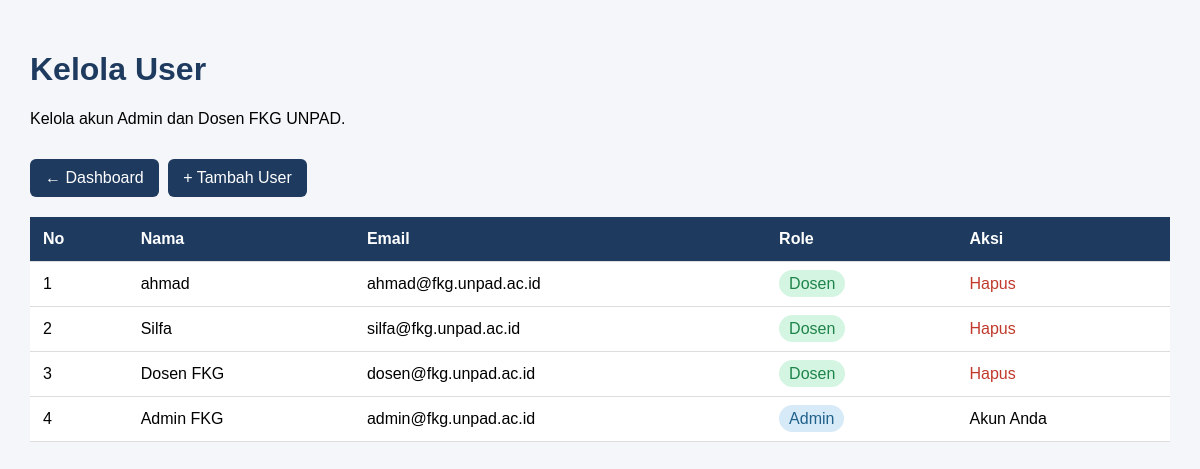
Page /admin/user.php (signed in) on the committed database.
### tables this page shows
CREATE TABLE `users` (
  `id` int NOT NULL AUTO_INCREMENT,
  `nama` varchar(100) NOT NULL,
  `email` varchar(100) NOT NULL,
  `password` varchar(255) NOT NULL,
  `role` enum('dosen','admin') NOT NULL DEFAULT 'dosen',
  `created_at` timestamp NULL DEFAULT CURRENT_TIMESTAMP,
  PRIMARY KEY (`id`),
  UNIQUE KEY `email` (`email`)
);

### admin/user.php (the view, shortened to what this page needs)
<?php
include "../config/database.php";
$query = mysqli_query($conn, "
    SELECT * FROM users
    ORDER BY id DESC
");
?>
<!DOCTYPE html>
<html lang="id">
<head>
</head>
<body>
<div class="container">
    <h1>Kelola User</h1>
    <p>Kelola akun Admin dan Dosen FKG UNPAD.</p>
    <a href="index.php" class="btn">
        ← Dashboard
    </a>
    <a href="user_tambah.php" class="btn">
        + Tambah User
    </a>
    <table>
        <tr>
            <th>No</th>
            <th>Nama</th>
            <th>Email</th>
            <th>Role</th>
            <th>Aksi</th>
        </tr>
        <?php
        $no = 1;
        while ($data = mysqli_fetch_assoc($query)):
        ?>
        <tr>
            <td><?= $no++; ?></td>
            <td>
                <?= htmlspecialchars($data['nama']); ?>
            </td>
            <td>
                <?= htmlspecialchars($data['email']); ?>
            </td>
            <td>
                <span class="role <?= $data['role']; ?>">
                    <?= ucfirst($data['role']); ?>
                </span>
            </td>
            <td>
                <?php if ($data['id'] != $_SESSION['user_id']): ?>
                    <a
                        class="hapus"
                        href="user_hapus.php?id=<?= $data['id']; ?>"
                        onclick="return confirm('Yakin ingin menghapus user ini?')">
                        Hapus
                    </a>
                <?php else: ?>
                    Akun Anda
                <?php endif; ?>
            </td>
        </tr>
        <?php endwhile; ?>
    </table>
</div>
</body>
</html>

### admin/user.php (style rules this page uses)
body { font-family: Arial; background: #f4f6f9; margin: 0; }
.container { padding: 30px; }
h1 { color: #1e3a5f; }
.btn { display: inline-block; padding: 10px 15px; background: #1e3a5f; color: white; text-decoration: none; border-radius: 6px; margin: 15px 5px 20px 0; }
table { width: 100%; background: white; border-collapse: collapse; }
th, td { padding: 13px; border-bottom: 1px solid #ddd; text-align: left; }
th { background: #1e3a5f; color: white; }
.role { padding: 5px 10px; border-radius: 15px; }
.admin { background: #d6eaf8; color: #21618c; }
.dosen { background: #d5f5e3; color: #1e8449; }
.hapus { color: #c0392b; text-decoration: none; }

### rows in the picture
users: nama "ahmad", email "ahmad@fkg.unpad.ac.id", role "Dosen"
users: nama "Silfa", email "silfa@fkg.unpad.ac.id", role "Dosen"
users: nama "Dosen FKG", email "dosen@fkg.unpad.ac.id", role "Dosen"
users: nama "Admin FKG", email "admin@fkg.unpad.ac.id", role "Admin", shows "Akun Anda"
